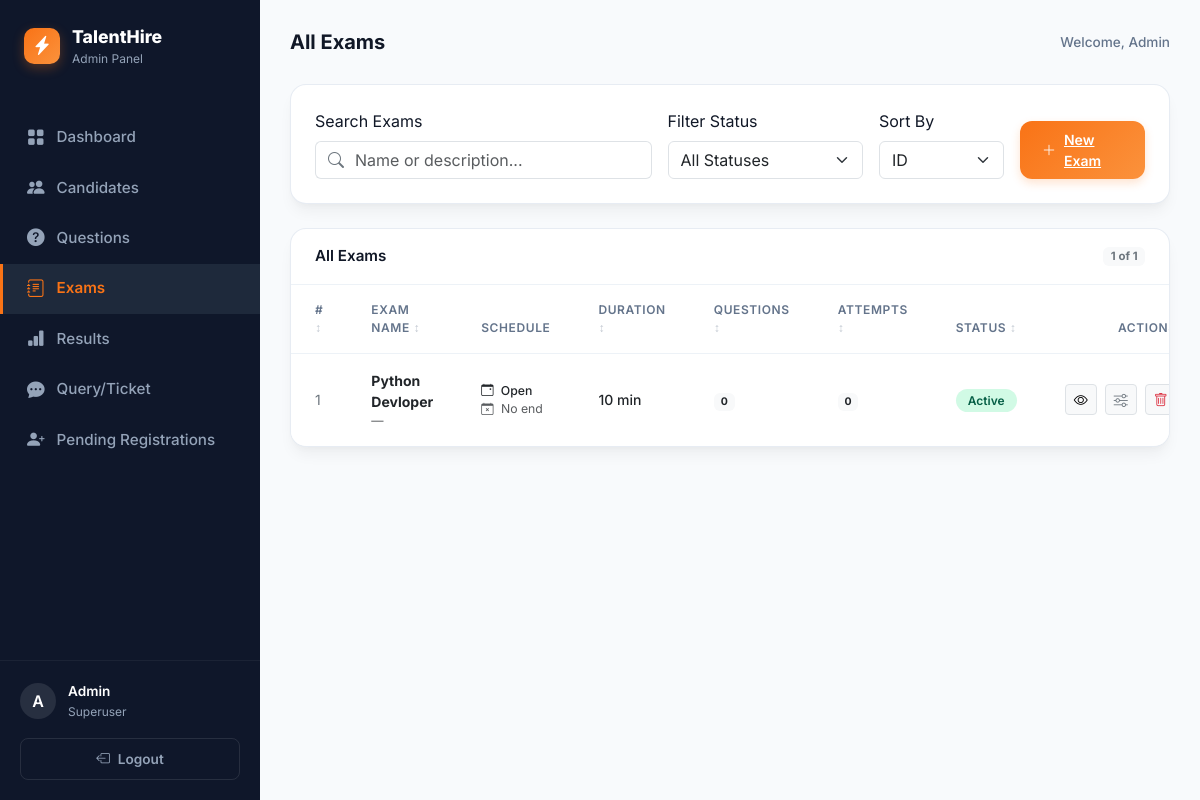
The page /portal/settings/ (signed in) on the database its author committed.
### exam/models.py (models this page shows, shortened)
class Exam(models.Model):
    name                = models.CharField(max_length=200)
    description         = models.TextField(blank=True, null=True)
    is_active           = models.BooleanField(default=True)
    assigned_candidates = models.ManyToManyField(Candidate, blank=True, related_name='assigned_exams')
    subjects            = models.ManyToManyField('Category', blank=True, related_name='exams')
    duration_minutes    = models.IntegerField(default=10)
    start_time          = models.DateTimeField(null=True, blank=True)
    end_time            = models.DateTimeField(null=True, blank=True)
    passing_percentage  = models.IntegerField(default=50)
    min_selection_score = models.IntegerField(default=60)
    total_questions     = models.IntegerField(default=20)
    max_attempts        = models.IntegerField(default=1)
    show_answers        = models.BooleanField(default=True)
    results_published   = models.BooleanField(default=True)
    shuffle_questions   = models.BooleanField(default=True)
    negative_marking    = models.BooleanField(default=False)
    class Meta:
        verbose_name = "Exam"
        verbose_name_plural = "Exams"

### exam/views.py (the view)
# urls.py: path('portal/settings/',        views.admin_settings_view, name='admin_settings'),
@admin_required
def admin_settings_view(request):
    from django.db.models import Count
    exams = Exam.objects.all().annotate(
        q_count=Count('questions', distinct=True),
        a_count=Count('attempts', distinct=True),
    ).order_by('id')
    return render(request, 'exam/admin_settings.html', {'exams': exams})

### exam/views.py (called while the page is built)
def admin_required(view_func):
    @functools.wraps(view_func)
    def wrapper(request, *args, **kwargs):
        if not (request.user.is_authenticated and request.user.is_staff):
            return redirect('admin_login')
        return view_func(request, *args, **kwargs)
    return wrapper

### exam/templates/exam/admin_settings.html (shortened to what this page needs)
{% extends 'exam/admin_base.html' %}
{% block nav_set %}active{% endblock %}
{% block page_title %}All Exams{% endblock %}
{% block content %}
<div class="admin-card mb-4">
    <div class="p-4">
        <div class="row g-3 align-items-end">
            <div class="col-md-5">
                <label class="form-label">Search Exams</label>
                <div class="input-group">
                    <span class="input-group-text bg-white border-end-0 text-secondary"><i class="bi bi-search"></i></span>
                    <input type="text" class="form-control border-start-0 ps-0" id="examSearch" placeholder="Name or description...">
                </div>
            </div>
            <div class="col-md-3">
                <label class="form-label">Filter Status</label>
                <select class="form-select" id="statusFilter">
                    <option value="">All Statuses</option>
                </select>
            </div>
            <div class="col-md-2">
                <label class="form-label">Sort By</label>
                <select class="form-select" id="sortBy">
                    <option value="id">ID</option>
                </select>
            </div>
            <div class="col-md-2">
                <a href="{% url 'admin_add_exam' %}" class="btn-orange w-100 py-2"><i class="bi bi-plus-lg"></i> New Exam</a>
            </div>
        </div>
    </div>
</div>
<div class="admin-card">
    <div class="admin-card-header">
        <span>All Exams</span>
        <span class="badge bg-light text-secondary" id="visibleCount">{{ exams|length }} Total</span>
    </div>
    <div class="table-responsive">
        <table class="table admin-table" id="examTable">
            <thead>
                <tr>
                    <th class="sortable" data-sort="id">#</th>
                    <th class="sortable" data-sort="name">Exam Name</th>
                    <th>Schedule</th>
                    <th class="sortable" data-sort="duration">Duration</th>
                    <th class="sortable" data-sort="q_count">Questions</th>
                    <th class="sortable" data-sort="a_count">Attempts</th>
                    <th class="sortable" data-sort="status">Status</th>
                    <th class="text-end">Actions</th>
                </tr>
            </thead>
            <tbody>
                {% for exam in exams %}
                <tr class="exam-row clickable"
                    data-id="{{ exam.id }}"
                    data-name="{{ exam.name|lower }}"
                    data-duration="{{ exam.duration_minutes }}"
                    data-q_count="{{ exam.q_count }}"
                    data-a_count="{{ exam.a_count }}"
                    data-status="{% if exam.is_active %}active{% else %}inactive{% endif %}"
                    data-detail-url="{% url 'admin_exam_detail' exam.id %}">
                    <td class="text-secondary">{{ forloop.counter }}</td>
                    <td>
                        <div class="fw-bold">{{ exam.name }}</div>
                        <div class="small text-muted">{{ exam.description|truncatechars:60|default:"—" }}</div>
                    </td>
                    <td>
                        <div class="small fw-medium"><i class="bi bi-calendar-event me-1"></i> {{ exam.start_time|date:"d M Y, h:i A"|default:"Open" }}</div>
                        <div class="small text-muted"><i class="bi bi-calendar-x me-1"></i> {{ exam.end_time|date:"d M Y, h:i A"|default:"No end" }}</div>
                    </td>
                    <td class="fw-medium">{{ exam.duration_minutes }} min</td>
                    <td><span class="badge bg-light text-dark">{{ exam.q_count }}</span></td>
                    <td><span class="badge bg-light text-dark">{{ exam.a_count }}</span></td>
                    <td>
                        {% if exam.is_active %}
                        <span class="badge-pill badge-success">Active</span>
                        {% else %}
                        <span class="badge-pill badge-danger">Inactive</span>
                        {% endif %}
                    </td>
                    <td class="text-end">
                        <div class="d-flex gap-2 justify-content-end" onclick="event.stopPropagation()">
                            <a href="{% url 'admin_exam_detail' exam.id %}" class="btn btn-sm btn-light border text-primary-orange" title="View Detail">
                                <i class="bi bi-eye"></i>
                            </a>
                            <a href="{% url 'admin_edit_exam' exam.id %}" class="btn btn-sm btn-light border text-secondary" title="Configuration">
                                <i class="bi bi-sliders"></i>
                            </a>
                            <form method="POST" action="{% url 'admin_delete_exam' exam.id %}" style="display:inline;" onsubmit="return confirm('Delete this exam? Questions linked to it will be unassigned.');">
                                <button type="submit" class="btn btn-sm btn-light border text-danger" title="Delete"><i class="bi bi-trash"></i></button>
                            </form>
                        </div>
                    </td>
                </tr>
                {% empty %}
                <tr><td colspan="8" class="text-center py-5 text-secondary">
                    <i class="bi bi-info-circle d-block mb-2" style="font-size:2rem; opacity:.3;"></i>
                    No exams created yet.
                </td></tr>
                {% endfor %}
            </tbody>
        </table>
    </div>
</div>
{% endblock %}

### exam/templates/exam/admin_base.html (shortened to what this page needs)
<!DOCTYPE html>
<html lang="en">
<head>
    <link href="https://cdn.jsdelivr.net/npm/bootstrap@5.3.0/dist/css/bootstrap.min.css" rel="stylesheet">
    <link href="https://cdn.jsdelivr.net/npm/bootstrap-icons@1.10.5/font/bootstrap-icons.css" rel="stylesheet">
</head>
<body>
<aside class="sidebar">
    <a href="{% url 'admin_dashboard' %}" class="sidebar-brand">
        <div class="brand-logo"><i class="bi bi-lightning-charge-fill"></i></div>
        <div>
            <span class="brand-name">TalentHire</span>
            <span class="brand-sub">Admin Panel</span>
        </div>
    </a>
    <nav class="nav-menu">
        <a href="{% url 'admin_dashboard' %}" class="nav-item {% block nav_dash %}{% endblock %}">
            <i class="bi bi-grid-fill"></i> Dashboard
        </a>
        <a href="{% url 'admin_candidates' %}" class="nav-item {% block nav_cand %}{% endblock %}">
            <i class="bi bi-people-fill"></i> Candidates
        </a>
        <a href="{% url 'admin_questions' %}" class="nav-item {% block nav_ques %}{% endblock %}">
            <i class="bi bi-question-circle-fill"></i> Questions
        </a>
        <a href="{% url 'admin_settings' %}" class="nav-item {% block nav_set %}{% endblock %}">
            <i class="bi bi-journal-text"></i> Exams
        </a>
        <a href="{% url 'admin_results' %}" class="nav-item {% block nav_res %}{% endblock %}">
            <i class="bi bi-bar-chart-fill"></i> Results
        </a>
        <a href="{% url 'admin_queries' %}" class="nav-item {% block nav_query %}{% endblock %}">
            <i class="bi bi-chat-dots-fill"></i> Query/Ticket
        </a>
        <a href="{% url 'admin_pending_registrations' %}" class="nav-item {% block nav_pending %}{% endblock %}">
            <i class="bi bi-person-plus-fill"></i> Pending Registrations
        </a>
    </nav>
    <div class="sidebar-footer">
        <div class="user-profile">
            <div class="user-avatar">A</div>
            <div class="user-info">
                <span class="user-name">{{ request.user.username|capfirst }}</span>
                <span class="user-role">Superuser</span>
            </div>
        </div>
        <a href="{% url 'admin_logout' %}" class="btn-logout">
            <i class="bi bi-box-arrow-left"></i> Logout
        </a>
    </div>
</aside>
<main class="main-content">
    <header class="page-header">
        <h2 class="page-title">{% block page_title %}Dashboard{% endblock %}</h2>
        <div class="header-actions">
            Welcome, Admin
        </div>
    </header>
    {% block content %}{% endblock %}
</main>
</body>
</html>

### exam/templates/exam/admin_base.html (style rules this page uses)
:root { --sidebar-bg: #0f172a; --sidebar-hover: #1e293b; --sidebar-active: #1e293b; --sidebar-text: #94a3b8; --sidebar-text-active: #f8fafc; --primary-orange: #f97316; --primary-gradient: linear-gradient(135deg, #f97316 0%, #fb923c 100%); --bg-body: #f8fafc; --card-shadow: 0 10px 15px -3px rgba(0, 0, 0, 0.05), 0 4px 6px -2px rgba(0, 0, 0, 0.025); --card-border: 1px solid rgba(226, 232, 240, 0.8); }
* { margin:0; padding:0; box-sizing:border-box; }
body { font-family: 'Inter', sans-serif; background: var(--bg-body); color: #111827; min-height: 100vh; display: flex; }
.sidebar { width: 260px; background: var(--sidebar-bg); color: white; display: flex; flex-direction: column; position: fixed; height: 100vh; left: 0; top: 0; z-index: 1000; transition: all 0.3s; }
.sidebar-brand { padding: 24px; display: flex; align-items: center; gap: 12px; text-decoration: none; color: white; }
.brand-logo { background: var(--primary-gradient); width: 36px; height: 36px; border-radius: 10px; display: flex; align-items: center; justify-content: center; font-size: 1.2rem; color: white; box-shadow: 0 4px 12px rgba(249, 115, 22, 0.3); }
.brand-name { font-weight: 800; font-size: 1.1rem; }
.brand-sub { font-size: 0.75rem; color: var(--sidebar-text); display: block; }
.nav-menu { flex: 1; padding: 20px 0; }
.nav-item { display: flex; align-items: center; gap: 12px; padding: 12px 24px; color: var(--sidebar-text); text-decoration: none; font-size: 0.95rem; font-weight: 500; transition: all 0.2s; border-left: 3px solid transparent; }
.nav-item.active { background: var(--sidebar-active); color: var(--primary-orange); border-left-color: var(--primary-orange); font-weight: 600; }
.nav-item i { font-size: 1.1rem; }
.sidebar-footer { padding: 20px; border-top: 1px solid rgba(255,255,255,0.05); }
.user-profile { display: flex; align-items: center; gap: 12px; margin-bottom: 16px; }
.user-avatar { width: 36px; height: 36px; border-radius: 50%; background: rgba(255,255,255,0.1); display: flex; align-items: center; justify-content: center; color: white; font-weight: 600; }
.user-info { font-size: 0.85rem; }
.user-name { font-weight: 600; display: block; }
.user-role { color: var(--sidebar-text); font-size: 0.75rem; }
.btn-logout { width: 100%; padding: 10px; border-radius: 8px; border: 1px solid rgba(255,255,255,0.1); background: transparent; color: var(--sidebar-text); font-size: 0.85rem; font-weight: 600; text-decoration: none; display: flex; align-items: center; justify-content: center; gap: 8px; transition: all 0.2s; }
.main-content { margin-left: 260px; flex: 1; padding: 30px; max-width: calc(100% - 260px); }
.page-header { display: flex; justify-content: space-between; align-items: center; margin-bottom: 30px; }
.page-title { font-weight: 700; font-size: 1.25rem; margin: 0; }
.header-actions { color: #64748b; font-size: 0.85rem; font-weight: 500; }
.admin-card { background: white; border-radius: 16px; border: var(--card-border); box-shadow: var(--card-shadow); margin-bottom: 24px; overflow: hidden; transition: box-shadow 0.2s, transform 0.2s; }
.admin-card-header { padding: 16px 24px; border-bottom: 1px solid #edf2f7; font-weight: 600; font-size: 0.95rem; display: flex; align-items: center; justify-content: space-between; }
.admin-table { margin: 0; }
.admin-table thead th { background: transparent; border-bottom: 1px solid #edf2f7; padding: 16px 24px; color: #64748b; font-weight: 600; font-size: 0.75rem; text-transform: uppercase; letter-spacing: 0.05em; }
.admin-table tbody td { padding: 16px 24px; vertical-align: middle; border-bottom: 1px solid #f1f5f9; font-size: 0.875rem; }
.admin-table tr:last-child td { border-bottom: none; }
.badge-pill { padding: 4px 12px; border-radius: 50px; font-weight: 600; font-size: 0.75rem; }
.badge-success { background: #d1fae5; color: #065f46; }
.btn-orange { background: var(--primary-gradient); color: white; border: none; border-radius: 12px; padding: 10px 22px; font-weight: 600; font-size: 0.875rem; transition: all 0.3s ease; display: inline-flex; align-items: center; justify-content: center; gap: 8px; box-shadow: 0 4px 10px rgba(249, 115, 22, 0.2); }

### exam/templates/exam/admin_settings.html (style rules this page uses)
.clickable { cursor: pointer; transition: background 0.15s; }
.sortable { cursor: pointer; user-select: none; }
.sortable::after { content: " ↕"; opacity: 0.4; font-size: 0.75rem; }

### rows shown on the page
Exam: name "Python Devloper", description "—", start_time "Open", end_time "No end", duration_minutes "10", q_count "0", a_count "0", is_active "Active"

### other values the page prints
{{ request.user.username|capfirst }} "Admin"
